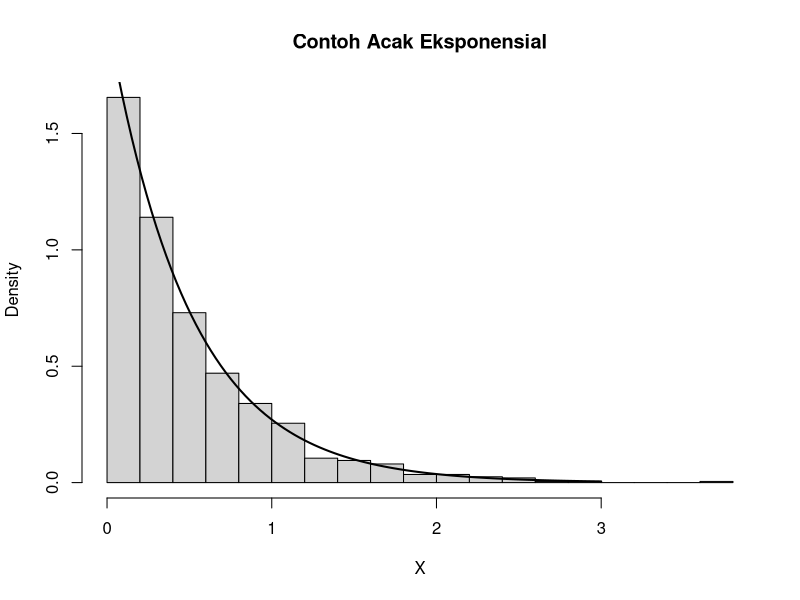
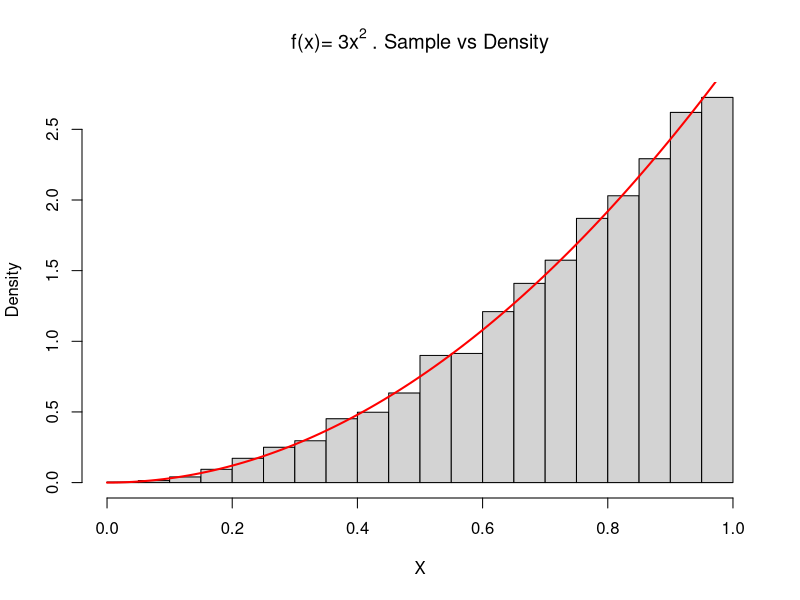
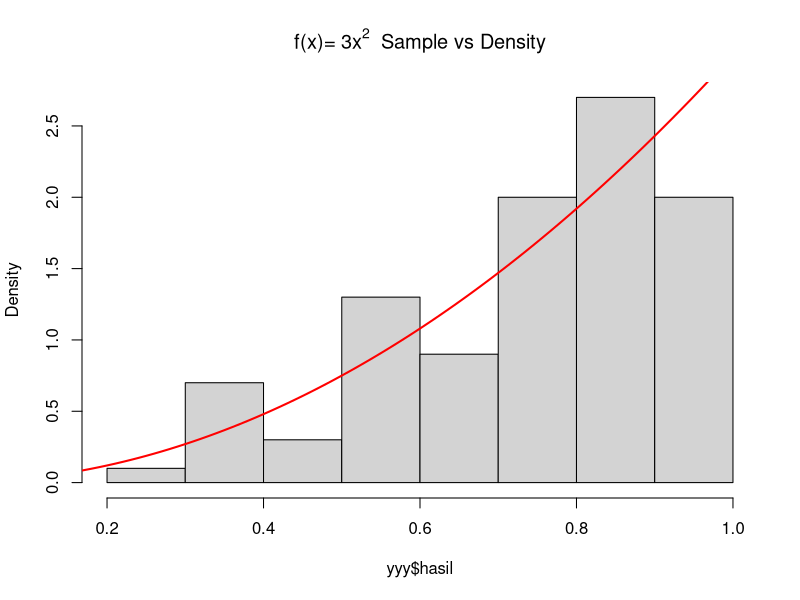
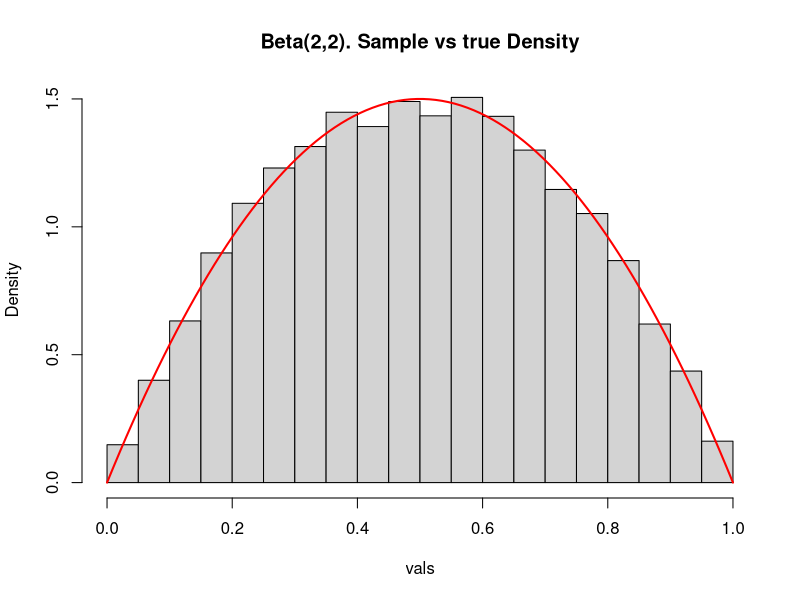
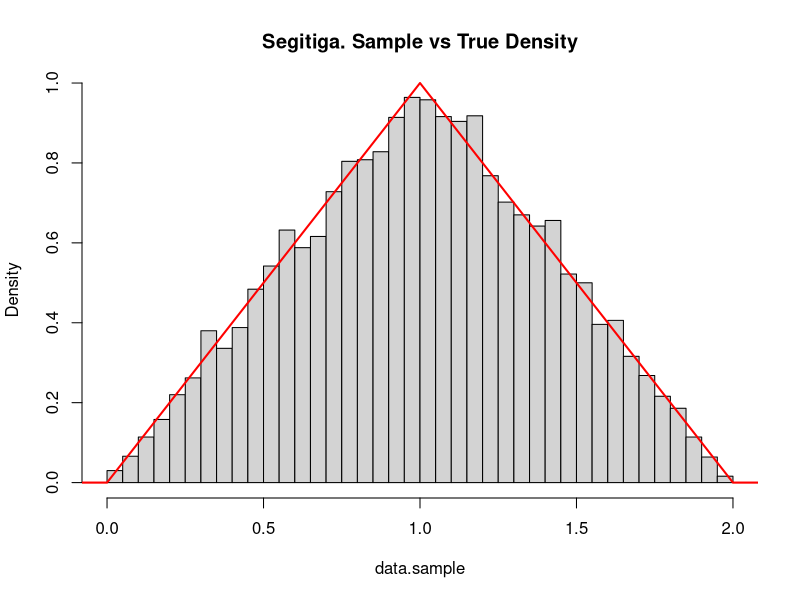

Write the R code that produced these figures, in order.
## ---- chunk 1
options(scipen = 999)
knitr::opts_chunk$set(message = FALSE, warning = FALSE)
## ---- chunk 2
inv.exp <- function(u, lambda){
  -log(1-u)/lambda
}
  
rand.exp <- function(n = 1, lambda = 1){
  u <- runif(n)
  x <- inv.exp(u, lambda)
  return(x)
}
## ---- chunk 3
set.seed(123)
rand.exp(n = 10, lambda = 2)
## ---- chunk 4
set.seed(123)
X <- rand.exp(n = 1000, lambda = 2)

hist(X, freq=F, breaks =20, xlab='X', main='Contoh Acak Eksponensial')
curve(dexp(x, rate=2) , 0, 3, lwd=2, xlab = "", ylab = "", add = T)
## ---- chunk 5
# http://www.di.fc.ul.pt/~jpn/r/ECS/index.html

inv.f <- function(u){
  u^(1/3)
}
  
inv.transform <- function(n = 1, inv.f){
  u <- runif(n)
  x <- inv.f(u)
  return(x)
}
## ---- chunk 6
set.seed(123)
X <- inv.transform(n = 10000, inv.f)

hist(X, freq=F, breaks =20, main="f(x)=" ~3*x^2~". Sample vs Density")
curve(3*x^2, 0, 1, lwd=2, xlab = "", ylab = "", add = T, col="red")
## ---- chunk 7
ar <- function(n,x0,x1,f) {
  xx <- seq(x0,x1,length=10000)
  c <- max(f(xx))
  terima <- 0; iterasi <- 0
  hasil <- numeric(n)
  
while(terima<n) {
  x <- runif(1,x0,x1)
  y1<- runif(1,0,c)
  y2<- f(x)
  
if(y1<=y2) {
  terima <- terima+1
  hasil[terima]<-x }
  iterasi <- iterasi+1 }
  list(hasil=hasil,iterasi=iterasi)
}

set.seed(10)
f <- function(x) {3*x^2}
yyy <- ar(100,0,1,f)

par(mfrow=c(1,1))
hist(yyy$hasil,
main="f(x)="~3*x^2~" Sample vs Density", prob=T)
x <- seq(0, 1, 0.01)
lines(x, f(x), lwd=2, col="red")

## ---- chunk 8
# http://www.di.fc.ul.pt/~jpn/r/ECS/index.html

accept.reject <- function(f, c, g, rg, n) { 
  n.accepts     <- 0
  result.sample <- rep(NA, n)
  
  while (n.accepts < n) {
    y <- rg(1)               # step 1
    u <- runif(1,0,1)        # step 2
    if (u < f(y)/(c*g(y))) { # step 3 (accept)
      n.accepts <- n.accepts+1
      result.sample[n.accepts] = y
    }
  }
  
  result.sample
}
## ---- chunk 9
f  <- function(x) 6*x*(1-x)     # pdf of Beta(2,2), maximum density is 1.5
g  <- function(x) x/x           # g(x) = 1 but in vectorized version
rg <- function(n) runif(n,0,1)  # uniform, in this case
c  <- 2                         # c=2 since f(x) <= 2 g(x)

vals <- accept.reject(f, c, g, rg, 10000) 

hist(vals, breaks=30, freq=FALSE, main="Beta(2,2). Sample vs true Density")
xs <- seq(0, 1, len=100)
lines(xs, dbeta(xs,2,2), col="red", lwd=2)
## ---- chunk 10
# https://users.phhp.ufl.edu/rlp176/Courses/PHC6089/R_notes/simulations.html

triangle.pdf = function(x){
  ifelse((0 < x) & (x < 1), x, 
         ifelse((1 <= x) & (x < 2), 2 - x, 0)) 
}
## ---- chunk 11
accept_reject = function(fx, n = 100) {
  #simulates a sample of size n from the pdf fx using the accept reject algorithm
  x = numeric(n)
  count = 0
  
  while(count < n) {
    temp <- runif(1, 0, 2)
    y <- runif(1, 0, 2)
    if (y < fx(temp)) {
      count = count + 1
      x[count] <- temp
    }
  }
  
  return(x)
}

data.sample = accept_reject(triangle.pdf, 10000)

hist(data.sample, breaks=30, freq=FALSE, main="Segitiga. Sample vs True Density")
xs = seq(-0.5, 2.5, by = 0.01)
lines(xs, triangle.pdf(xs), col="red", lwd=2)

## ---- chunk 12
b0 <- 1
b1 <- 1

b0hat <- NULL
b1hat <- NULL

for (i in 1:100) {
  eps <- rnorm (10)
  X <- runif (10 ,5 ,10)
  Y <- b0 + b1*X + eps
  
  obj <- lm(Y~X)
  b0hat <- c(b0hat, obj$coefficients[1])
  b1hat <- c(b1hat, obj$coefficients[2])
}

hasil <- matrix (c(mean(b0hat), sd(b0hat), mean(b1hat) , sd(b1hat)), nrow =2, ncol =2)
rownames(hasil) <- c("mean","sd")
colnames(hasil) <- c("b0", "b1")
hasil
## ---- chunk 13
set.seed(123)
X1 <- runif(25,10,25)
X2 <- runif(25,90,200)
Y <- 10 + 2.3*X1 + 0.7*X2 + rnorm(25,0,1)

model <- lm(Y~X1+X2)
summary(model)
## ---- chunk 14
library(MASS)

b0 <- 1
b1 <- 1
b2 <- 1

b0hat <- NULL
b1hat <- NULL
b2hat <- NULL

Sigma <- matrix(c(1 ,0.9 ,0.9 ,1),
                nrow =2 , ncol =2)
mu <- c(1 ,1)

for ( i in 1:100) {
  eps <- rnorm (10)
  X <- mvrnorm (10, mu, Sigma )
  Y <- b0 + b1*X [,1] * b2*X [,2] + eps
  
  obj <- lm( Y~X )

  b0hat <- c(b0hat, obj$coefficients[1])
  b1hat <- c(b1hat, obj$coefficients[2])
  b2hat <- c(b2hat, obj$coefficients[3])
}

hasil<- matrix(c(mean(b0hat), sd(b0hat), mean(b1hat), sd(b1hat), mean(b2hat), sd(b2hat)),
               nrow=2, ncol=3)
rownames(hasil) <- c("mean","sd")
colnames(hasil) <- c("b0", "b1", "b2")

hasil
